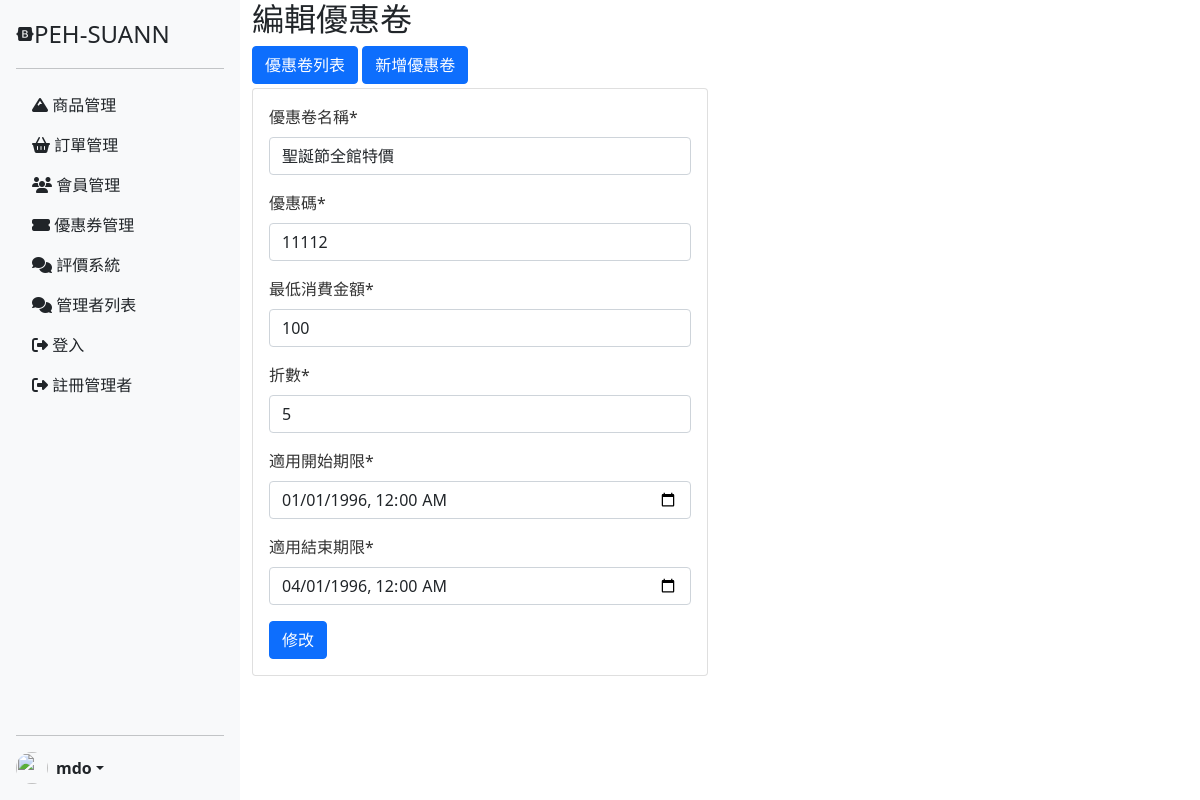
The page /coupon_edit.php?sid=1 on the database its author committed.
### tables this page shows
CREATE TABLE `coupon` (
  `sid` int(11) NOT NULL,
  `promo_name` varchar(255) DEFAULT NULL,
  `coupon_name` varchar(25) NOT NULL,
  `coupon_code` varchar(25) NOT NULL,
  `min_purchase` int(11) NOT NULL,
  `coupon_rate` float NOT NULL,
  `start_date_coup` datetime NOT NULL,
  `end_date_coup` datetime NOT NULL,
  `coupon_status` varchar(25) DEFAULT NULL,
  `display` int(11) NOT NULL
);

### coupon_edit.php (the view, shortened to what this page needs)
<?php require __DIR__ . '/parts/connect_db.php' ?>
<?php
$sid = isset($_GET['sid']) ? intval($_GET['sid']) : 0;
$sql = "SELECT * FROM coupon WHERE sid=$sid";
$r = $pdo->query($sql)->fetch();
?>
<?php require __DIR__ . '/parts/html-head.php' ?>
<?php require __DIR__ . '/parts/navbar.php' ?>
<div class="container">
  <div class="row">
    <div class="col-lg-6">
      <h2>編輯優惠卷</h2>
      <a href="./coupon_list.php" style="color: #fff;text-decoration:none;"><button type="button" class="btn btn-primary mb-1">優惠卷列表</button></a>
      <a href="./coupon_add.php" style="color: #fff;text-decoration:none;"><button type="button" class="btn btn-primary mb-1">新增優惠卷</button></a>
      <div class="card">
        <div class="card-body">
          <form name="form1" onsubmit="checkForm(event)" 　>
            <div class="mb-3">
              <label for="coupon_name" class="form-label">優惠卷名稱*</label>
              <input type="text" class="form-control" id="coupon_name" name="coupon_name" value="<?= $r['coupon_name'] ?>">
            </div>
            <div class="mb-3">
              <label for="coupon_code" class="form-label">優惠碼*</label>
              <input type="text" class="form-control" id="coupon_code" name="coupon_code" value="<?= $r['coupon_code']
                                                                                                  ?>">
            </div>
            <div class="mb-3">
              <label for="min_purchase" class="form-label">最低消費金額*</label>
              <input type="text" class="form-control" id="min_purchase" name="min_purchase" value="<?= $r['min_purchase']
                                                                                                    ?>">
            </div>
            <div class="mb-3">
              <label for="coupon_rate" class="form-label">折數*</label>
              <input type="text" class="form-control" id="coupon_rate" name="coupon_rate" value="<?= $r['coupon_rate']
                                                                                                  ?>">
            </div>
            <div class="mb-3">
              <label for="start_date_coup" class="form-label">適用開始期限*</label>
              <input type="datetime-local" class="form-control" id="start_date_coup" name="start_date_coup" value="<?= $r['start_date_coup'] ?>">
            </div>
            <div class="mb-3">
              <label for="end_date_coup" class="form-label">適用結束期限*</label>
              <input type="datetime-local" class="form-control" id="end_date_coup" name="end_date_coup" value="<?= $r['end_date_coup'] ?>">
            </div>
            <button type="submit" class="btn btn-primary">修改</button>
          </form>
        </div>
      </div>
    </div>
  </div>
</div>
<?php require __DIR__ . '/parts/html-foot.php' ?>

### style/login-style.css (style rules this page uses)
body { margin: 0; padding: 0; }
.form-label { color: #333333; }
html, body { margin: 0; padding: 0; height: 100%; }

### parts/html-head.php (style rules this page uses)
html, body { margin: 0; padding: 0; height: 100%; }

### rows shown on the page
coupon: coupon_name "聖誕節全館特價", coupon_code "11112", min_purchase "100", coupon_rate "5", start_date_coup "01/01/1996 00:00", end_date_coup "04/01/1996 00:00"
